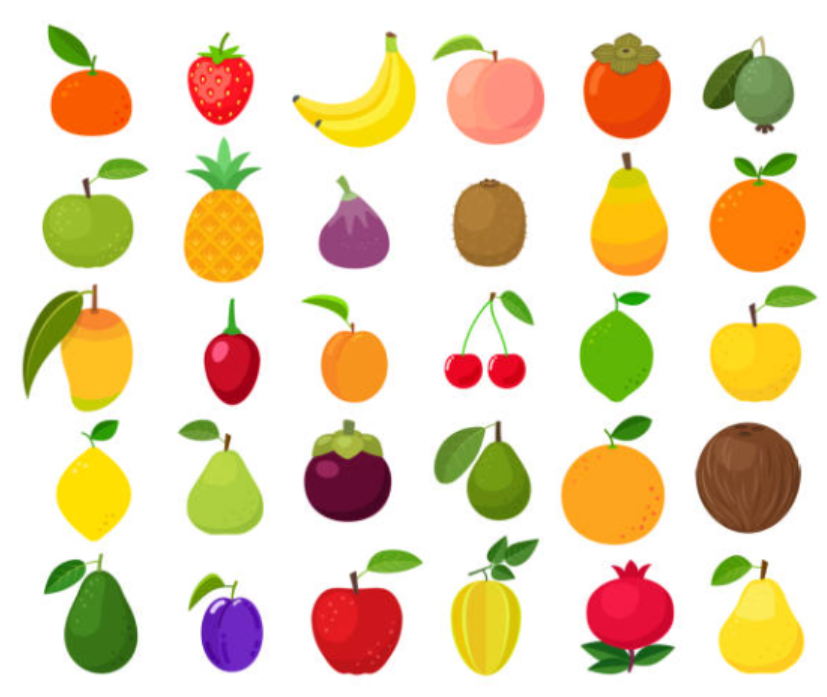
#> input picture TareasGrafi/frutas.png, 827 x 697 px, found by its file name
$ python .py
#> lines starting #> are read from the running program, lines starting #| are printed output that depends on the picture; after the words box and inside, x2 and y2 are one past the last pixel; in counts of white or black regions, pixels touching at a corner belong together
import cv2
import numpy as np

# Cargar imagen
img = cv2.imread("C:\\Users\\Asus\\OneDrive\\Documentos\\GRAFICACION\\TareasGrafi\\frutas.png")
#> img is the input picture: shape (697, 827, 3); mean B, G, R 185.7, 216, 232
if img is None:
    print("Error al cargar la imagen")
    exit()

# Convertir a HSV
hsv = cv2.cvtColor(img, cv2.COLOR_BGR2HSV)
#> hsv: shape (697, 827, 3); mean H, S, V 26.8, 67.2, 237.7

# Definir rangos HSV para cada color
colores = {
"Rojo": ([0,120,70], [10,255,255]),
"Verde": ([35,80,80], [85,255,255]),
"Amarillo": ([20,100,100], [30,255,255])
}

# Kernel para limpieza
kernel = np.ones((5,5), np.uint8)
print("Analisis por color")
print("---------------------------")
for nombre,(lower,upper) in colores.items():
    lower = np.array(lower)
    upper = np.array(upper)

    # Crear máscara
    mask = cv2.inRange(hsv, lower, upper)

    # Limpiar ruido
    mask_limpia = cv2.morphologyEx(mask, cv2.MORPH_OPEN, kernel)

    # Detectar regiones conectadas
    num_labels, labels, stats, centroids = cv2.connectedComponentsWithStats(mask_limpia)
    contador = 0
    for i in range(1, num_labels):
        area = stats[i, cv2.CC_STAT_AREA]

        # Filtrar regiones pequeñas
        if area > 500:
            contador += 1

    print("Color:", nombre)
    print("Frutas detectadas:", contador)
    print("---------------------------")
    cv2.imshow("Mascara " + nombre, mask_limpia)
#> this loop made 3 passes
#> num_labels on passes 1 to 3: 9, 36, 11
#> pass 1, `mask = cv2.inRange(hsv, lower, upper)`:
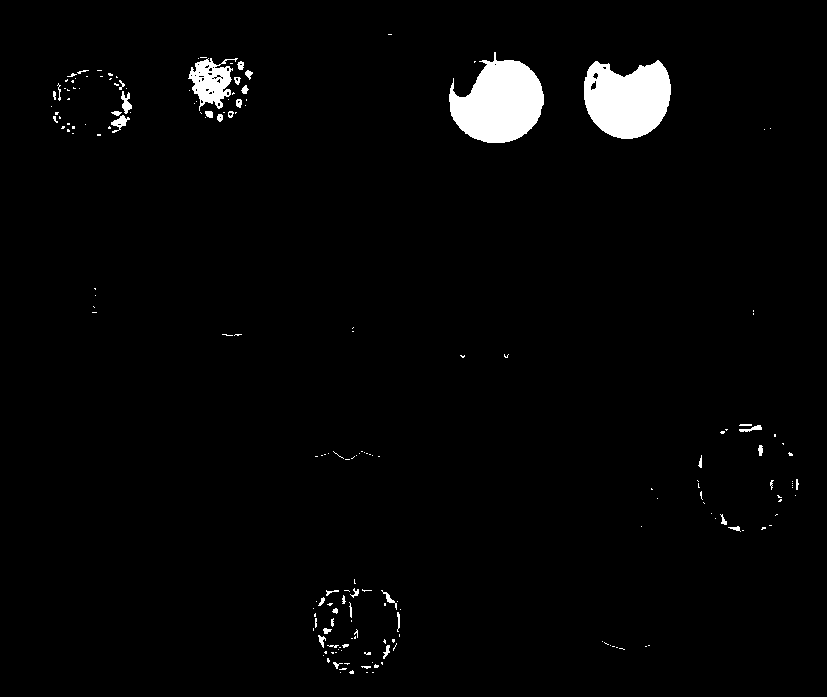
#> mask: shape (697, 827); 2.5% white; 188 white regions (148 under 20 px), largest, box (x1, y1, x2, y2) and area: (449, 52, 544, 143) 5722, (584, 60, 671, 139) 5205, (188, 58, 238, 111) 1355
#> pass 1, `mask_limpia = cv2.morphologyEx(mask, cv2.MORPH_OPEN, kernel)`:
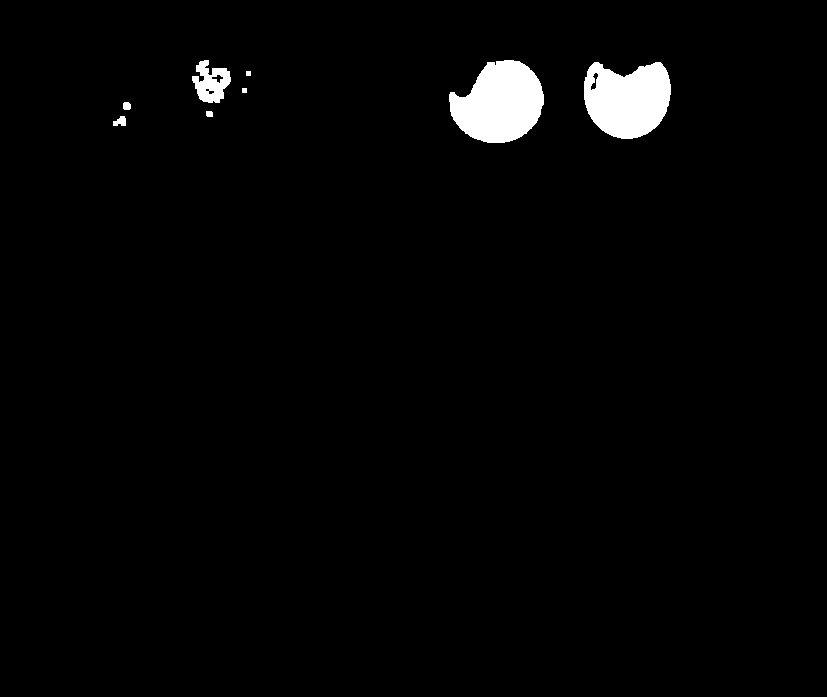
#> mask_limpia: shape (697, 827); 2.1% white; 8 white regions, largest, box (x1, y1, x2, y2) and area: (449, 60, 544, 143) 5644, (584, 62, 671, 139) 5160, (192, 60, 231, 103) 1004
#> pass 1, `num_labels, labels, stats, centroids = cv2.connectedComponentsWithStat..`:
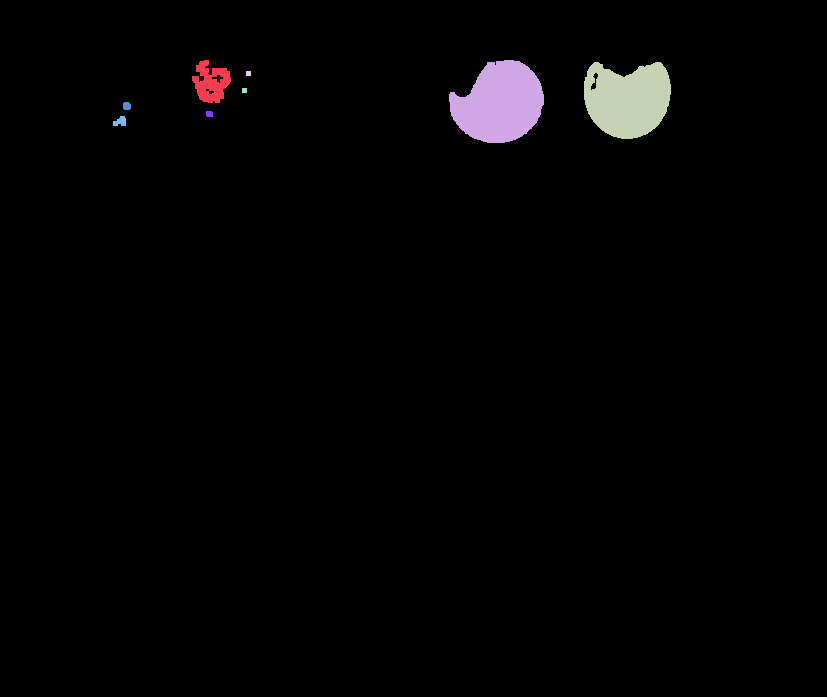
#> labels: shape (697, 827) int32; 9 distinct labels, from 0 to 8; one colour per label, 0 black
#> pass 2, `mask = cv2.inRange(hsv, lower, upper)`:
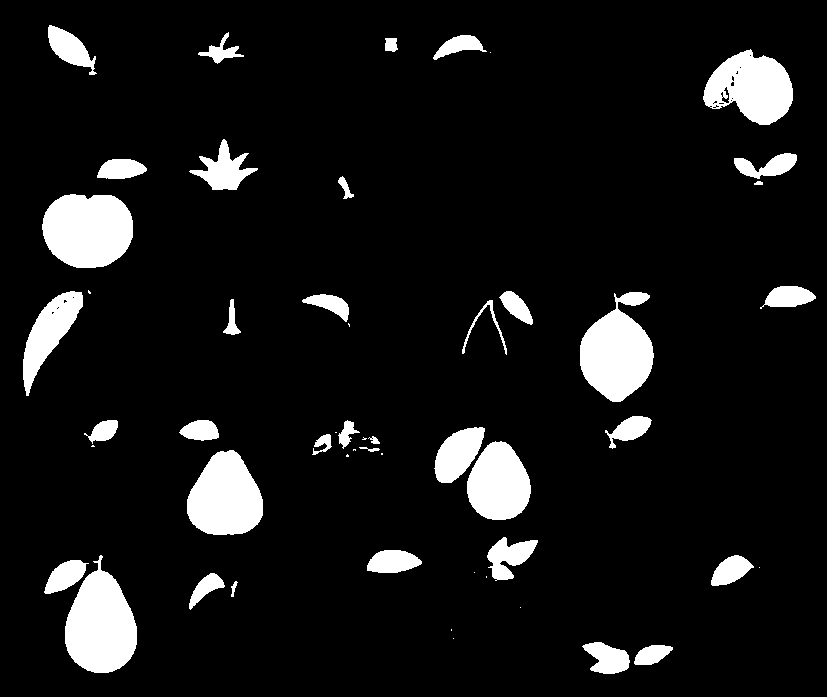
#> mask: shape (697, 827); 8.8% white; 52 white regions (15 under 20 px), largest, box (x1, y1, x2, y2) and area: (65, 555, 137, 673) 5580, (42, 194, 133, 268) 5496, (580, 292, 654, 402) 5278
#> after the loop:
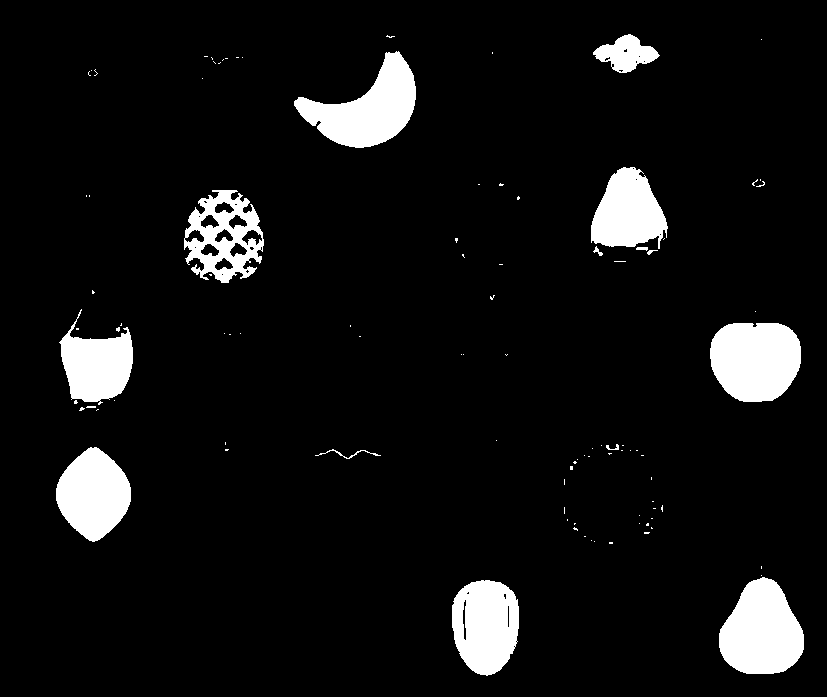
#> mask: shape (697, 827); 7.3% white; 99 white regions (85 under 20 px), largest, box (x1, y1, x2, y2) and area: (710, 323, 801, 402) 5971, (719, 577, 804, 674) 5963, (294, 51, 416, 148) 5822
#> after the loop:
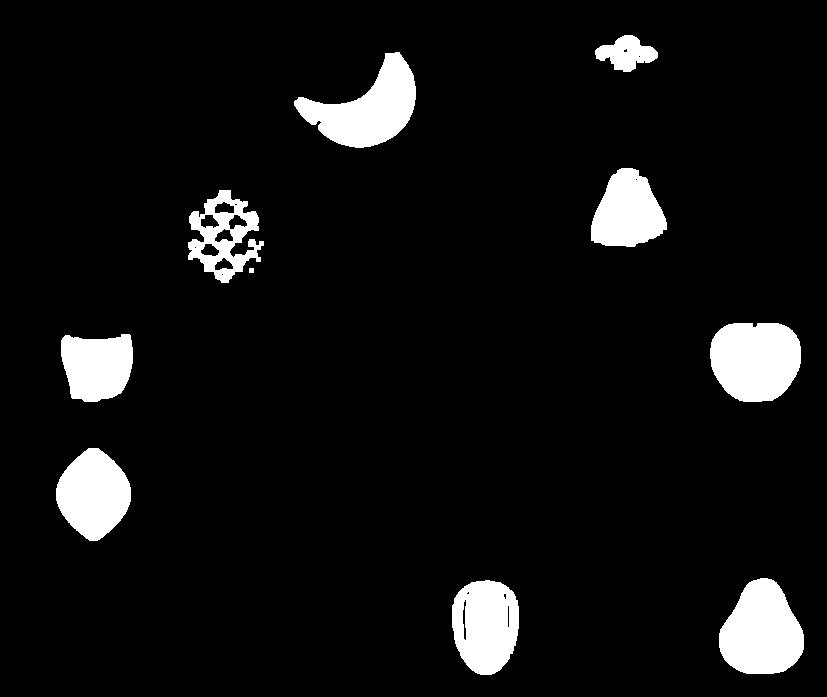
#> mask_limpia: shape (697, 827); 7% white; 10 white regions, largest, box (x1, y1, x2, y2) and area: (710, 323, 801, 402) 5968, (719, 578, 804, 674) 5960, (294, 52, 416, 148) 5810

cv2.imshow("Imagen Original", img)

cv2.waitKey(0)
cv2.destroyAllWindows()
